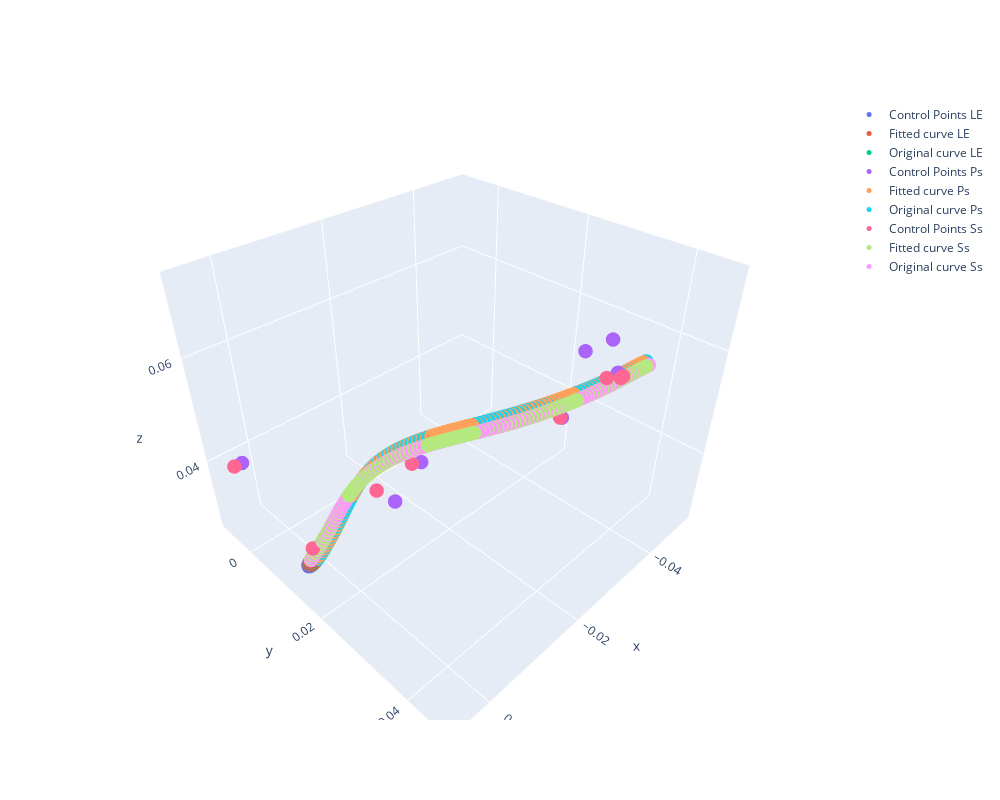

This figure's notebook cell:
### Code cell
import plotly.graph_objects as go

fig = go.Figure(data=[
                      go.Scatter3d(x=le_control_points[:, 0], y=le_control_points[:, 1], z=le_control_points[:, 2],
                                   mode='markers',
                                   marker=dict(size=5),
                                   name='Control Points LE'),
                      go.Scatter3d(x=le_bezier_x, y=le_bezier_y, z=le_bezier_z,
                                   mode='markers',
                                   marker=dict(size=5),
                                   name='Fitted curve LE'),
                      go.Scatter3d(x=le[:, 0], y=le[:, 1], z=le[:, 2],
                                   mode='markers',
                                   marker=dict(size=5),
                                   name='Original curve LE'),
                    
                      go.Scatter3d(x=ps_control_points[:, 0], y=ps_control_points[:, 1], z=ps_control_points[:, 2],
                                   mode='markers',
                                   marker=dict(size=5),
                                   name='Control Points Ps'),
                      go.Scatter3d(x=ps_bezier_x, y=ps_bezier_y, z=ps_bezier_z,
                                   mode='markers',
                                   marker=dict(size=5),
                                   name='Fitted curve Ps'),
                      go.Scatter3d(x=ps[:, 0], y=ps[:, 1], z=ps[:, 2],
                                   mode='markers',
                                   marker=dict(size=5),
                                   name='Original curve Ps'),

                      go.Scatter3d(x=ss_control_points[:, 0], y=ss_control_points[:, 1], z=ss_control_points[:, 2],
                                   mode='markers',
                                   marker=dict(size=5),
                                   name='Control Points Ss'),
                      go.Scatter3d(x=ss_bezier_x, y=ss_bezier_y, z=ss_bezier_z,
                                   mode='markers',
                                   marker=dict(size=5),
                                   name='Fitted curve Ss'),
                      go.Scatter3d(x=ss[:, 0], y=ss[:, 1], z=ss[:, 2],
                                   mode='markers',
                                   marker=dict(size=5),
                                   name='Original curve Ss'),

],
                                   layout=go.Layout(
                            width=1000,
                            height=800,
                        ))
fig.show()
